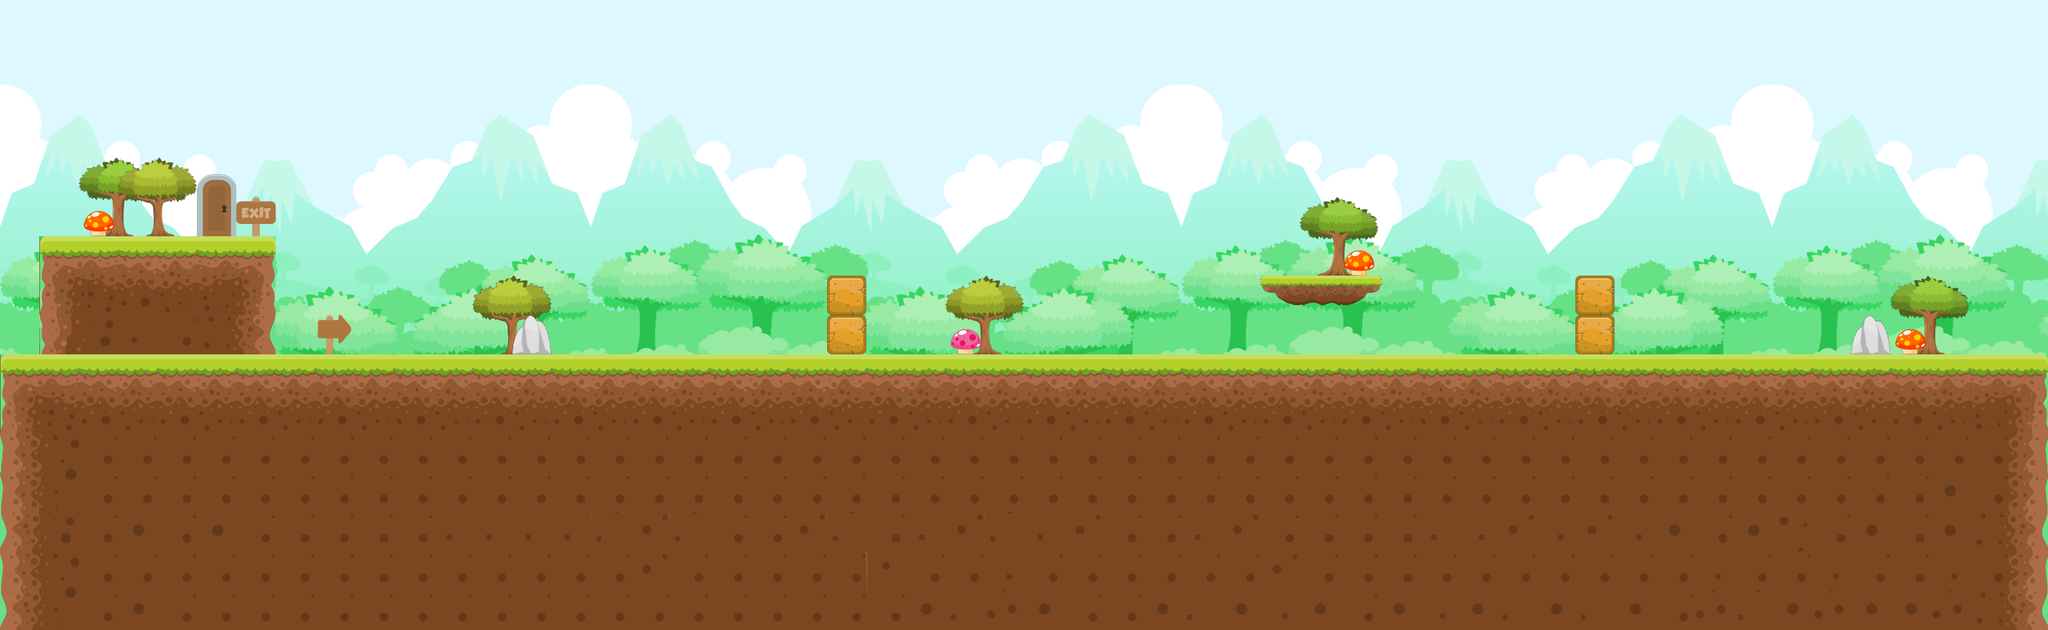

A 2D game scene composited from a Tiled map and its tileset images. What follows is a short description and the map's XML, with each tile layer's data collapsed to a summary:
An orthogonal 52x16 tile map with 64x64 px tiles, 3 tile layers (Background, Graphics, Graphics2), 8 tilesets and 18 objects.

<map version="1.0" orientation="orthogonal" renderorder="right-down" width="52" height="16" tilewidth="64" tileheight="64" nextobjectid="80">
 <tileset firstgid="1" name="lvlback" tilewidth="64" tileheight="64" tilecount="832" columns="52">
  <image source="res/lvlback.png" width="3328" height="1024" />
 </tileset>
 <tileset firstgid="833" name="tilesheet" tilewidth="64" tileheight="64" tilecount="128" columns="32">
  <image source="res/tilesheet.png" width="2048" height="256" />
 </tileset>
 <tileset firstgid="961" name="Tree_2" tilewidth="64" tileheight="64" tilecount="4" columns="2">
  <image source="res/Tree_2.png" width="128" height="128" />
 </tileset>
 <tileset firstgid="965" name="Tree_3" tilewidth="64" tileheight="64" tilecount="4" columns="2">
  <image source="res/Tree_3.png" width="128" height="128" />
 </tileset>
 <tileset firstgid="969" name="platformground" tilewidth="64" tileheight="64" tilecount="4" columns="4">
  <image source="res/platformground.png" width="256" height="64" />
 </tileset>
 <tileset firstgid="973" name="BG" tilewidth="64" tileheight="64" tilecount="165" columns="15">
  <image source="res/BG.png" width="960" height="720" />
 </tileset>
 <tileset firstgid="1138" name="itenspack" tilewidth="64" tileheight="64" tilecount="8" columns="8">
  <image source="res/itenspack.png" width="512" height="64" />
 </tileset>
 <tileset firstgid="1146" name="exit" tilewidth="64" tileheight="64" tilecount="2" columns="1">
  <image source="res/exit.png" width="64" height="128" />
 </tileset>
 <layer name="Background" width="52" height="16">
  <data>[832 cells, 624 non-empty, 165 distinct tile ids]</data>
 </layer>
 <layer name="Graphics" width="52" height="16">
  <data>[832 cells, 413 non-empty, 398 distinct tile ids]</data>
 </layer>
 <layer name="Graphics2" width="52" height="16">
  <data>[832 cells, 14 non-empty, 8 distinct tile ids]</data>
 </layer>
 <objectgroup name="Ground">
  <object id="13" x="0" y="576" width="3326" height="448" />
  <object id="30" x="2944" y="576" width="64" />
  <object id="31" x="2944" y="0" width="384" height="576" />
  <object id="57" x="0" y="0" width="258" height="384" />
 </objectgroup>
 <objectgroup name="Coin">
  <object id="28" x="1344" y="384" width="64" height="64" />
  <object id="29" x="2112" y="384" width="64" height="64" />
  <object id="76" x="1152" y="512" width="64" height="64" />
 </objectgroup>
 <objectgroup name="Exit">
  <object id="52" x="320" y="287" width="62" height="96" />
 </objectgroup>
 <objectgroup name="Block">
  <object id="19" x="1024" y="512" width="64" height="64" />
  <object id="27" x="1792" y="512" width="64" height="64" />
  <object id="77" x="896" y="512" width="64" height="64" />
  <object id="78" x="1536" y="512" width="64" height="64" />
  <object id="79" x="2176" y="384" width="64" height="64" />
 </objectgroup>
 <objectgroup name="Brick">
  <object id="17" x="2560" y="448" width="64" height="128" />
  <object id="18" x="1344" y="448" width="64" height="128" />
  <object id="58" x="384" y="384" width="64" height="192" />
 </objectgroup>
 <objectgroup name="Hero">
  <object id="39" x="640" y="512" width="64" height="64" />
 </objectgroup>
 <objectgroup name="Airground">
  <object id="46" x="2048" y="446" width="194" height="44" />
 </objectgroup>
</map>
